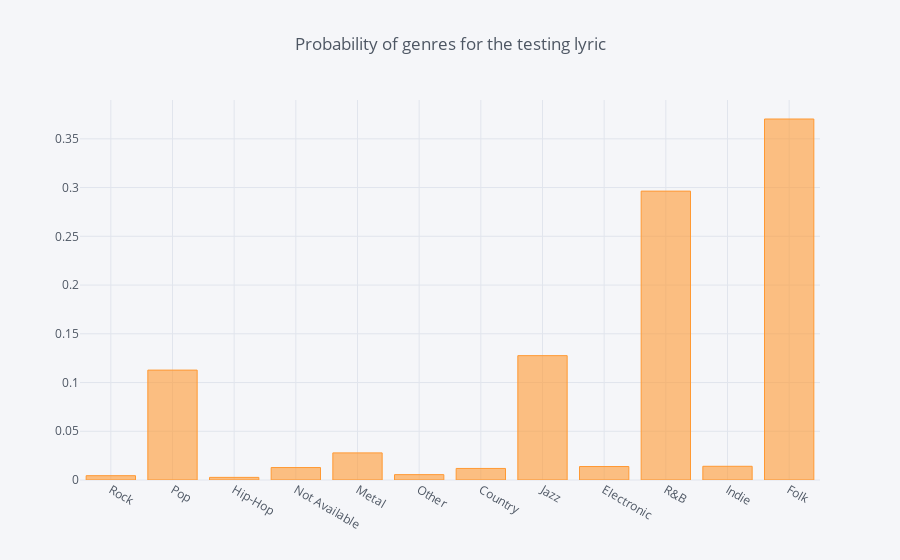

The code cell stored with this chart in its notebook:
### Code cell
plotSoftmaxProb(new_lyrics, title = 'Probability of genres for the testing lyric')

### Figure 1 — Plotly figure (JSON) as saved in the notebook; plotly's stock layout.template omitted (floating-point values rounded to 4 significant figures)
{"data": [{"marker": {"color": "rgba(255, 153, 51, 0.6)", "line": {"color": "rgba(255, 153, 51, 1.0)", "width": 1}}, "name": "genre", "orientation": "v", "text": "", "type": "bar", "uid": "7f61bb02-c1c5-4c58-8cb0-5ce6aee028a8", "x": ["Rock", "Pop", "Hip-Hop", "Not Available", "Metal", "Other", "Country", "Jazz", "Electronic", "R&B", "Indie", "Folk"], "y": [0.004436, 0.1127, 0.002689, 0.01278, 0.02782, 0.005514, 0.01185, 0.1276, 0.01383, 0.2964, 0.01407, 0.3703]}], "layout": {"legend": {"bgcolor": "#F5F6F9", "font": {"color": "#4D5663"}}, "paper_bgcolor": "#F5F6F9", "plot_bgcolor": "#F5F6F9", "title": {"font": {"color": "#4D5663"}, "text": "Probability of genres for the testing lyric"}, "xaxis": {"gridcolor": "#E1E5ED", "showgrid": true, "tickfont": {"color": "#4D5663"}, "title": {"font": {"color": "#4D5663"}, "text": ""}, "zerolinecolor": "#E1E5ED"}, "yaxis": {"gridcolor": "#E1E5ED", "showgrid": true, "tickfont": {"color": "#4D5663"}, "title": {"font": {"color": "#4D5663"}, "text": ""}, "zerolinecolor": "#E1E5ED"}}}
